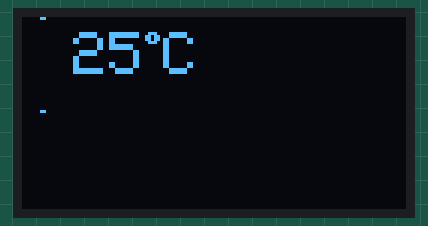
Recording of a sketch running on a simulated Arduino Uno, built with avr-gcc and run on an emulated ATmega328P. Parts: 128×64 one-colour display.

Above: at 0.53 s.
At 1.43 s:
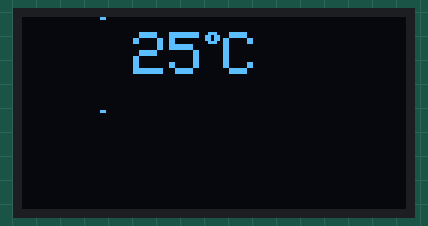
At 2.03 s:
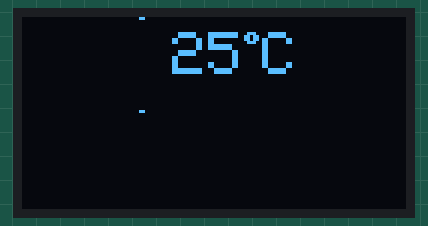
At 2.4 s:
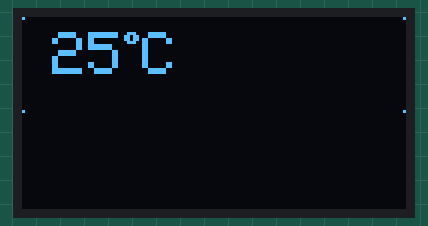

Measured:
- by itself, everything shown: repeats every 2.8 s, in 8 steps
- what the display in image 3 shows lasts 0.8 s, from 2.4 s to 3.2 s

The sketch:

3.ino
```cpp
#include <Wire.h>
#include <Adafruit_SSD1306.h>
#include <Adafruit_GFX.h>

// OLED display TWI address
#define OLED_ADDR   0x3C

Adafruit_SSD1306 display(-1);


void setup() {
  // initialize and clear display
  display.begin(SSD1306_SWITCHCAPVCC, OLED_ADDR);
  display.clearDisplay();
  display.display();

  // display a pixel in each corner of the screen
  display.drawPixel(0, 0, WHITE);
  display.drawPixel(127, 0, WHITE);
  display.drawPixel(0, 31, WHITE);
  display.drawPixel(127, 31, WHITE);

  // display a line of text


  // update display with all of the above graphics

}

void loop() {
  display.setTextSize(2);
  display.setTextColor(WHITE);
  display.setCursor(10,5);
  display.print("25");
  display.setTextSize(1);
  display.print(char(247));
  //display.drawRect(37, 5, 5, 5, WHITE);
  display.setTextSize(2);
  display.print("C");

display.display();


  display.startscrollright(0x00, 0x0F);
  delay(2300);
  display.stopscroll();
  delay(500);

}
```
